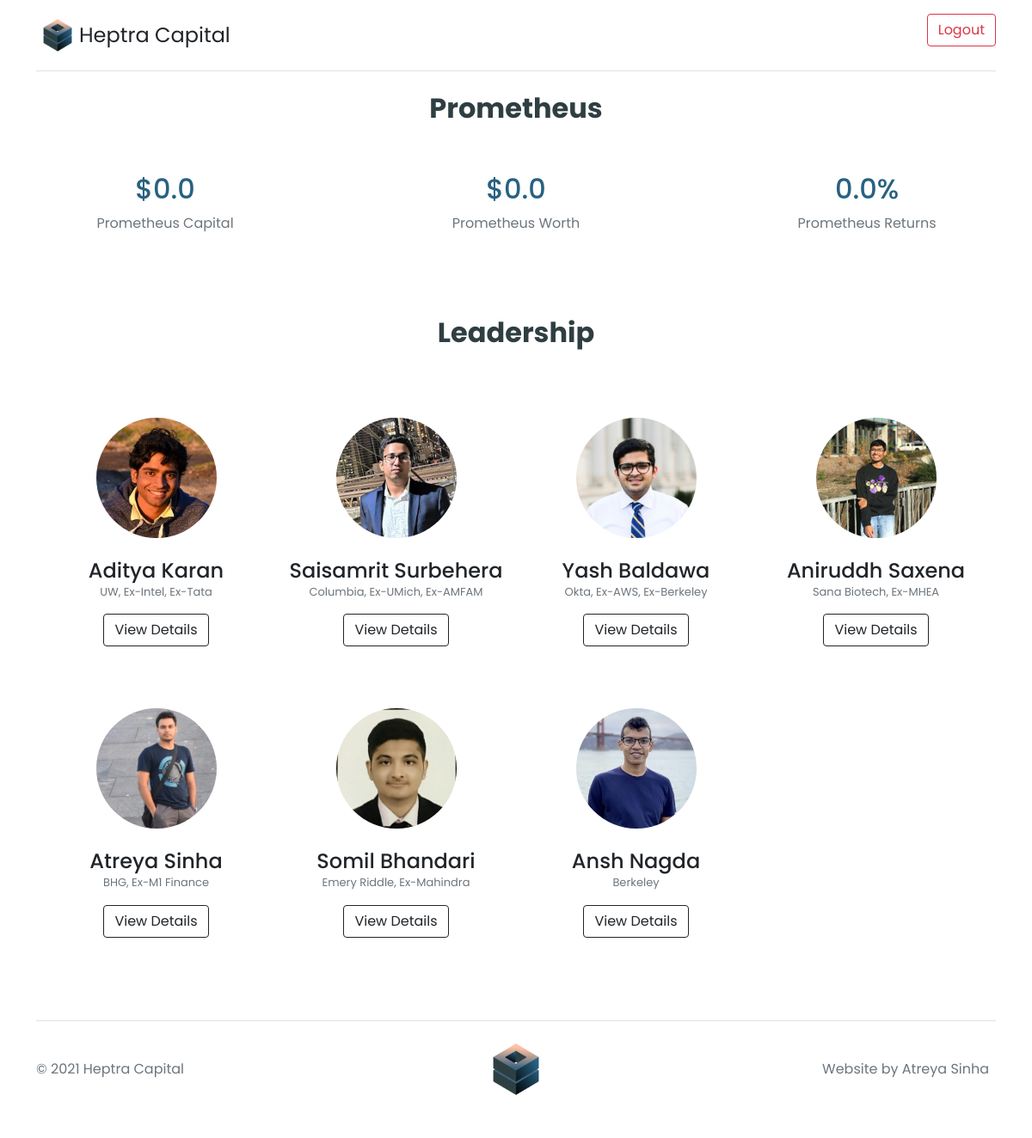
The page /investor/ (signed in) on the database its author committed.
### sscapital/models.py (models this page shows, shortened)
class Prometheus(models.Model):
    capital = models.FloatField(default=0.0)
    value = models.FloatField(default=0.0)
    returns = models.FloatField(default=0.0)

class Investors(models.Model):
    full_name = models.CharField(max_length=50, null=False)
    description = models.CharField(max_length=100, null=False)
    image = models.ImageField(upload_to='PROFILE_IMAGE')

### sscapital/views.py (the view)
# urls.py: path('investor/', views.Investor.as_view(), name='investor'),
@method_decorator(login_required, name="dispatch")
class Investor(View):
    def get(self, request):
        investors = Investors.objects.all()
        prometheus = Prometheus.objects.get(id=1)
        return render(request, 'investors.html', {'investors': investors, 'prometheus': prometheus})

### templates/investors.html (shortened to what this page needs)
{% extends 'base.html' %} {% load static %} {% block content %}
<h2 class="fw-bold text-center" style="color: #2F3E42ff;">Prometheus</h2>
{% include "prometheus.html" %}
<div class="container px-4 text-center" id="icon-grid">
    <h2 class="fw-bold" style="color: #2F3E42ff;">Leadership</h2>
    <br><br><br>
    <div class="row row-cols-lg-4">
        {% for i in investors %}
        <div class="">
            <div class=" text-center">
                <img src="{{ i.image.url }}" class="bd-placeholder-img rounded-circle" width="140" height="140" xmlns="http://www.w3.org/2000/svg" role="img" aria-label="Placeholder: 140x140" preserveAspectRatio="xMidYMid slice" focusable="false">
                <br> <br>
                <div>
                    <h4 class="mb-0">{{i.full_name}} </h4>
                    <p class="text-muted" style="font-size: small;">{{i.description}}</p>
                </div>
                <a href="{% url 'dashboard' i.id %}" class="btn btn-outline-dark">View Details</a>
            </div>
            <br><br><br>
        </div>
        {% endfor %}
    </div>
</div>
{% endblock %}

### templates/prometheus.html
<div class="row text-center py-5">
    <div class="col-lg-4">
        <h2 style="color: #286181ff;">${{prometheus.capital}}</h2>
        <span class="text-muted">Prometheus Capital</span>
    </div>
    <div class="col-lg-4">
        <h2 style="color: #286181ff;">${{prometheus.value}}</h2>
        <span class="text-muted">Prometheus Worth</span>
    </div>
    <div class="col-lg-4">
        <h2 style="color: #286181ff;">{{prometheus.returns}}%</h2>
        <span class="text-muted">Prometheus Returns</span>
    </div>
</div>
<br><br>

### static/css/style.css (style rules this page uses)
* { margin: 0; padding: 0; box-sizing: border-box; font-family: 'Poppins', sans-serif; }

### rows shown on the page
Prometheus: capital "0.0", value "0.0", returns "0.0"
Investors: image (picture), full_name "Aditya Karan", description "UW, Ex-Intel, Ex-Tata"
Investors: image (picture), full_name "Saisamrit Surbehera", description "Columbia, Ex-UMich, Ex-AMFAM"
Investors: image (picture), full_name "Yash Baldawa", description "Okta, Ex-AWS, Ex-Berkeley"
Investors: image (picture), full_name "Aniruddh Saxena", description "Sana Biotech, Ex-MHEA"
Investors: image (picture), full_name "Atreya Sinha", description "BHG, Ex-M1 Finance"
Investors: image (picture), full_name "Somil Bhandari", description "Emery Riddle, Ex-Mahindra"
Investors: image (picture), full_name "Ansh Nagda", description "Berkeley"
